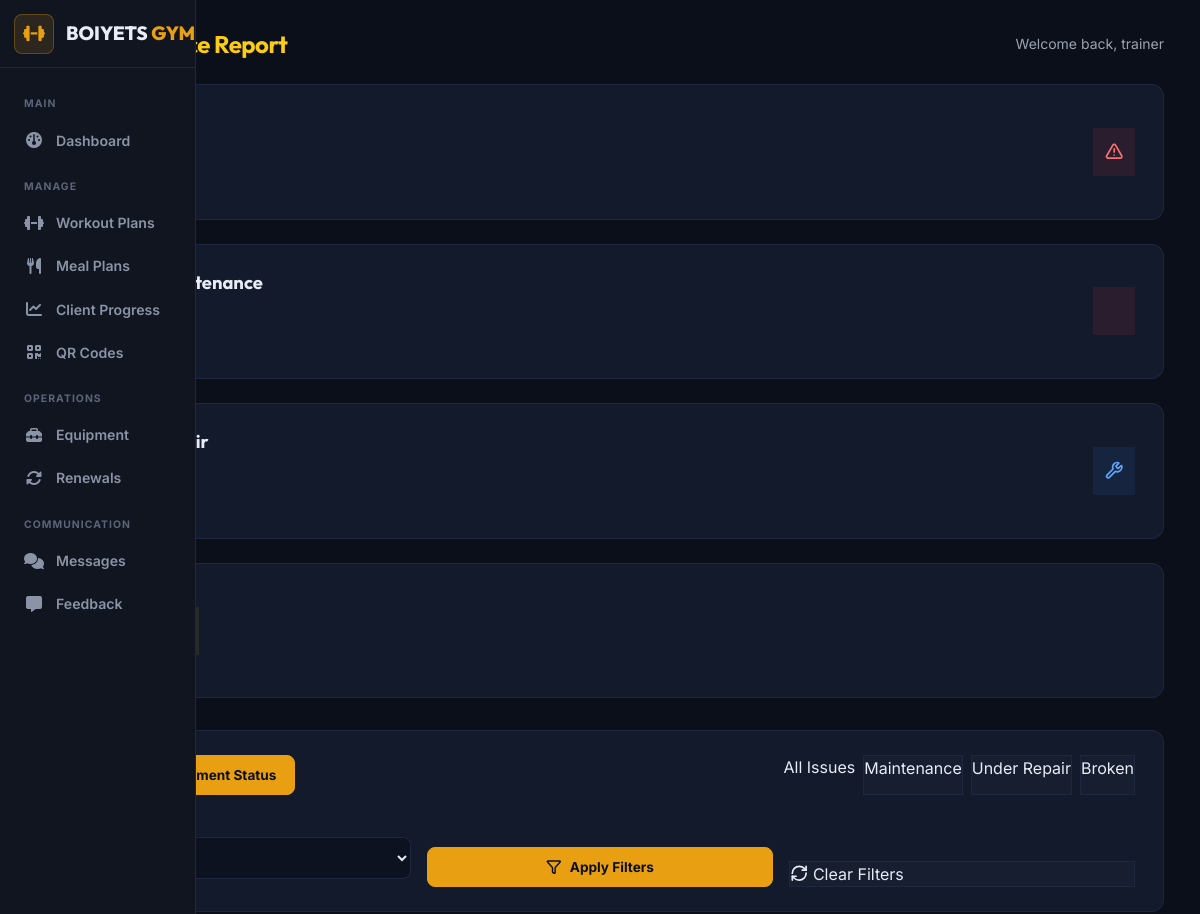
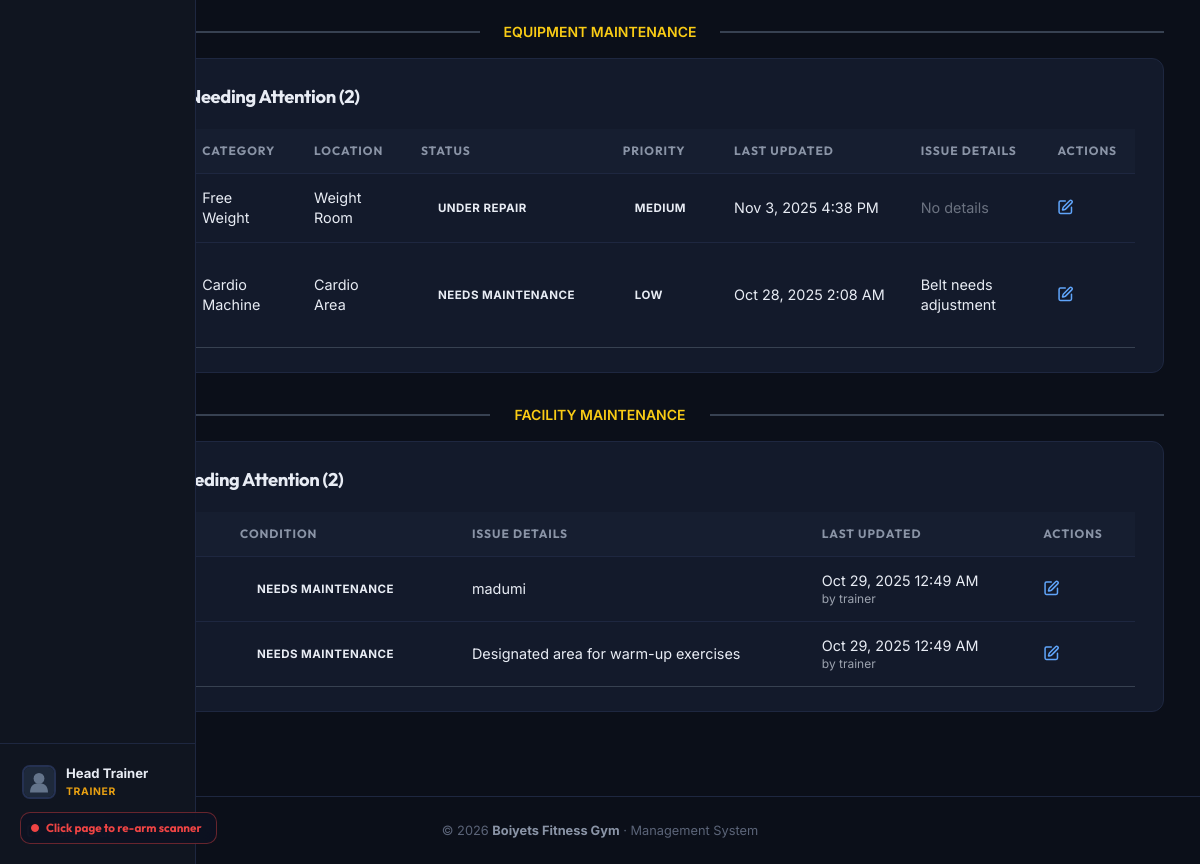
Page /trainer_maintenance_report.php (signed in) on the committed database (2 pictures, top to bottom).
### tables this page shows
CREATE TABLE `equipment` (
  `id` int(11) NOT NULL,
  `name` varchar(100) NOT NULL,
  `category` varchar(100) NOT NULL,
  `location` varchar(100) NOT NULL,
  `status` enum('Good','Needs Maintenance','Under Repair','Broken') DEFAULT 'Good',
  `date_added` datetime DEFAULT current_timestamp(),
  `last_updated` datetime DEFAULT current_timestamp() ON UPDATE current_timestamp(),
  `created_by` int(11) DEFAULT NULL,
  `notes` text DEFAULT NULL
);

CREATE TABLE `facilities` (
  `id` int(11) NOT NULL,
  `name` varchar(100) NOT NULL,
  `facility_condition` enum('Good','Needs Maintenance','Under Repair','Closed') DEFAULT 'Good',
  `notes` text DEFAULT NULL,
  `last_updated` datetime DEFAULT current_timestamp() ON UPDATE current_timestamp(),
  `updated_by` int(11) DEFAULT NULL
);

CREATE TABLE `users` (
  `id` int(11) NOT NULL,
  `username` varchar(50) NOT NULL,
  `password` varchar(255) NOT NULL,
  `role` enum('admin','trainer','client') NOT NULL,
  `full_name` varchar(100) NOT NULL,
  `email` varchar(100) NOT NULL,
  `created_at` timestamp NOT NULL DEFAULT current_timestamp(),
  `reset_token` varchar(255) DEFAULT NULL,
  `reset_expiry` datetime DEFAULT NULL,
  `last_activity` datetime DEFAULT NULL,
  `client_type` enum('walk-in','full-time') DEFAULT 'walk-in',
  `verification_token` varchar(64) DEFAULT NULL,
  `token_expiry` datetime DEFAULT NULL,
  `email_verified` tinyint(1) DEFAULT 0,
  `profile_picture` varchar(500) DEFAULT 'https://i.pravatar.cc/120',
  `deleted_at` timestamp NULL DEFAULT NULL
);

### public_html/trainer_maintenance_report.php (the view, shortened to what this page needs)
<?php
require_once __DIR__ . '/../config/config.php';
$status_filter = $_GET['status'] ?? '';
$where_conditions = ["e.status IN ('Needs Maintenance', 'Under Repair', 'Broken')"];
$params = [];
$types = "";
$where_sql = implode(" AND ", $where_conditions);
$maintenance_sql = "SELECT e.*, u.username as updated_by_name
                    FROM equipment e
                    LEFT JOIN users u ON e.created_by = u.id
                    WHERE $where_sql
                    ORDER BY e.last_updated DESC, e.name ASC";
$maintenance_stmt = $conn->prepare($maintenance_sql);
if ($maintenance_stmt && !empty($params)) {
    $maintenance_stmt->bind_param($types, ...$params);
    $maintenance_stmt->execute();
    $maintenance_result = $maintenance_stmt->get_result();
} else {
    $maintenance_result = $conn->query($maintenance_sql);
}
$facilities_sql = "SELECT f.*, u.username as updated_by_name
                   FROM facilities f
                   LEFT JOIN users u ON f.updated_by = u.id
                   WHERE f.facility_condition IN ('Needs Maintenance', 'Under Repair', 'Closed')
                   ORDER BY f.name ASC";
$facilities_result = $conn->query($facilities_sql);
$stats_sql = "SELECT
                COUNT(*) as total_issues,
                SUM(CASE WHEN status = 'Needs Maintenance' THEN 1 ELSE 0 END) as needs_maintenance,
                SUM(CASE WHEN status = 'Under Repair' THEN 1 ELSE 0 END) as under_repair,
                SUM(CASE WHEN status = 'Broken' THEN 1 ELSE 0 END) as broken
              FROM equipment
              WHERE status IN ('Needs Maintenance', 'Under Repair', 'Broken')";
$stats_result = $conn->query($stats_sql);
$stats = $stats_result->fetch_assoc();
$username = $_SESSION['username'] ?? 'Trainer';
?>
<?php
require_once __DIR__ . '/includes/header.php';
require_once __DIR__ . '/includes/nav.php';
?>
  <div class="gym-main-container">
      <div class="flex justify-between items-center mb-6">
        <h1 class="text-2xl font-bold text-yellow-400 flex items-center gap-2">
          Maintenance Report
        </h1>
        <div class="text-sm text-gray-400">
          Welcome back, <?php echo htmlspecialchars($username); ?>
        </div>
      </div>
      <div class="stats-grid mb-8">
        <div class="card expense-card">
          <div class="flex items-center justify-between">
            <div>
              <p class="card-title"><i data-lucide="alert-triangle"></i><span>Total Issues</span></p>
              <p class="card-value"><?php echo $stats['total_issues']; ?></p>
              <p class="text-xs text-gray-400">All maintenance items</p>
            </div>
            <div class="p-3 bg-red-500/10 ">
              <i data-lucide="alert-triangle" class="w-6 h-6 text-red-400"></i>
            </div>
          </div>
        </div>
        <div class="card expense-card">
          <div class="flex items-center justify-between">
            <div>
              <p class="card-title"><i data-lucide="tool"></i><span>Needs Maintenance</span></p>
              <p class="card-value"><?php echo $stats['needs_maintenance']; ?></p>
              <p class="text-xs text-gray-400">Requires attention</p>
            </div>
            <div class="p-3 bg-red-500/10 ">
              <i data-lucide="tool" class="w-6 h-6 text-red-400"></i>
            </div>
          </div>
        </div>
        <div class="card membership-card">
          <div class="flex items-center justify-between">
            <div>
              <p class="card-title"><i data-lucide="wrench"></i><span>Under Repair</span></p>
              <p class="card-value"><?php echo $stats['under_repair']; ?></p>
              <p class="text-xs text-gray-400">Being fixed</p>
            </div>
            <div class="p-3 bg-blue-500/10 ">
              <i data-lucide="wrench" class="w-6 h-6 text-blue-400"></i>
            </div>
          </div>
        </div>
        <div class="card stat-card">
          <div class="flex items-center justify-between">
            <div>
              <p class="card-title"><i data-lucide="x-circle"></i><span>Broken</span></p>
              <p class="card-value"><?php echo $stats['broken']; ?></p>
              <p class="text-xs text-gray-400">Out of service</p>
            </div>
            <div class="p-3 bg-yellow-500/10 ">
            </div>
          </div>
        </div>
      </div>
      <div class="card">
        <div class="flex flex-wrap gap-2 justify-between mb-4">
          <div class="flex gap-2">
            <a href="trainer_equipment_monitoring.php" class="button-sm gym-btn gym-btn-yellow">
              <i data-lucide="edit"></i> Update Equipment Status
            </a>
          </div>
          <div class="flex gap-2">
            <a href="?status=" class="button-sm <?php echo empty($status_filter) ? 'btn-active' : 'btn-outline'; ?>">
              All Issues
            </a>
            <a href="?status=Needs Maintenance" class="button-sm <?php echo $status_filter == 'Needs Maintenance' ? 'btn-active' : 'btn-outline'; ?>">
              Maintenance
            </a>
            <a href="?status=Under Repair" class="button-sm <?php echo $status_filter == 'Under Repair' ? 'btn-active' : 'btn-outline'; ?>">
              Under Repair
            </a>
            <a href="?status=Broken" class="button-sm <?php echo $status_filter == 'Broken' ? 'btn-active' : 'btn-outline'; ?>">
              Broken
            </a>
          </div>
        </div>
        <form method="GET" class="grid grid-cols-1 md:grid-cols-3 gap-4" id="filterForm">
          <div>
            <label class="form-label">Category</label>
            <select name="category" class="form-input">
              <option value="">All Categories</option>
            </select>
          </div>
          <div class="flex items-end">
            <button type="submit" class="button-sm gym-btn gym-btn-yellow w-full">
              <i data-lucide="filter"></i> Apply Filters
            </button>
          </div>
          <div class="flex items-end">
            <a href="trainer_maintenance_report.php" class="button-sm btn-outline w-full">
              <i data-lucide="refresh-cw"></i> Clear Filters
            </a>
          </div>
        </form>
      </div>
      <div class="flex items-center gap-2 mb-4">
        <div class="h-0.5 flex-1 bg-gray-700"></div>
        <span class="text-sm font-semibold text-yellow-400 px-4">EQUIPMENT MAINTENANCE</span>
        <div class="h-0.5 flex-1 bg-gray-700"></div>
      </div>
      <div class="card">
        <h2 class="text-lg font-semibold text-yellow-400 mb-4 flex items-center gap-2">
          Equipment Needing Attention (<?php echo $maintenance_result ? $maintenance_result->num_rows : 0; ?>)
        </h2>
        <?php if ($maintenance_result && $maintenance_result->num_rows > 0): ?>
          <div class="overflow-x-auto">
            <table class="w-full text-sm text-left text-gray-400 gym-table">
              <thead class="text-xs text-gray-400 uppercase " style="background: var(--bg-card)">
                <tr>
                  <th class="px-4 py-3">Equipment</th>
                  <th class="px-4 py-3">Category</th>
                  <th class="px-4 py-3">Location</th>
                  <th class="px-4 py-3">Status</th>
                  <th class="px-4 py-3">Priority</th>
                  <th class="px-4 py-3">Last Updated</th>
                  <th class="px-4 py-3">Issue Details</th>
                  <th class="px-4 py-3">Actions</th>
                </tr>
              </thead>
              <tbody>
                <?php while($equipment = $maintenance_result->fetch_assoc()): ?>
                <tr class="border-b border-gray-700 hover:" style="background: var(--bg-card)">
                  <td class="px-4 py-3">
                    <div class="font-medium "><?php echo htmlspecialchars($equipment['name']); ?></div>
                    <?php if (!empty($equipment['notes'])): ?>
                      <div class="text-xs text-gray-400 mt-1"><?php echo htmlspecialchars($equipment['notes']); ?></div>
                    <?php endif; ?>
                  </td>
                  <td class="px-4 py-3"><?php echo htmlspecialchars($equipment['category']); ?></td>
                  <td class="px-4 py-3"><?php echo htmlspecialchars($equipment['location']); ?></td>
                  <td class="px-4 py-3">
                    <?php
                      $status_class = '';
                      switch($equipment['status']) {
                        case 'Needs Maintenance': $status_class = 'badge-needs-maintenance'; break;
                        case 'Under Repair': $status_class = 'badge-under-repair'; break;
                      }
                    ?>
                    <span class="badge <?php echo $status_class; ?>">
                      <?php echo htmlspecialchars($equipment['status']); ?>
                    </span>
                  </td>
                  <td class="px-4 py-3">
                    <?php
                      $priority = '';
                      $priority_class = '';
                      if ($equipment['status'] == 'Broken') {
                        $priority = 'High';
                        $priority_class = 'badge-broken';
                      } elseif ($equipment['status'] == 'Under Repair') {
                        $priority = 'Medium';
                        $priority_class = 'badge-under-repair';
                      } else {
                        $priority = 'Low';
                        $priority_class = 'badge-needs-maintenance';
                      }
                    ?>
                    <span class="badge <?php echo $priority_class; ?>">
                      <?php echo $priority; ?>
                    </span>
                  </td>
                  <td class="px-4 py-3 whitespace-nowrap">
                    <?php echo date('M j, Y g:i A', strtotime($equipment['last_updated'])); ?>
                  </td>
                  <td class="px-4 py-3">
                    <?php echo $equipment['notes'] ? htmlspecialchars($equipment['notes']) : '<span class="text-gray-500">No details</span>'; ?>
                  </td>
                  <td class="px-4 py-3">
                    <a href="trainer_equipment_monitoring.php?tab=equipment" class="text-blue-400 hover:text-blue-300 transition-colors" title="Update Status">
                      <i data-lucide="edit" class="w-4 h-4"></i>
                    </a>
                  </td>
                </tr>
                <?php endwhile; ?>
              </tbody>
            </table>
          </div>
        <?php endif; ?>
      </div>
      <div class="flex items-center gap-2 mb-4 mt-8">
        <div class="h-0.5 flex-1 bg-gray-700"></div>
        <span class="text-sm font-semibold text-yellow-400 px-4">FACILITY MAINTENANCE</span>
        <div class="h-0.5 flex-1 bg-gray-700"></div>
      </div>
      <div class="card">
        <h2 class="text-lg font-semibold text-yellow-400 mb-4 flex items-center gap-2">
          Facilities Needing Attention (<?php echo $facilities_result ? $facilities_result->num_rows : 0; ?>)
        </h2>
        <?php if ($facilities_result && $facilities_result->num_rows > 0): ?>
          <div class="overflow-x-auto">
            <table class="w-full text-sm text-left text-gray-400 gym-table">
              <thead class="text-xs text-gray-400 uppercase " style="background: var(--bg-card)">
                <tr>
                  <th class="px-4 py-3">Facility</th>
                  <th class="px-4 py-3">Condition</th>
                  <th class="px-4 py-3">Issue Details</th>
                  <th class="px-4 py-3">Last Updated</th>
                  <th class="px-4 py-3">Actions</th>
                </tr>
              </thead>
              <tbody>
                <?php while($facility = $facilities_result->fetch_assoc()): ?>
                <tr class="border-b border-gray-700 hover:" style="background: var(--bg-card)">
                  <td class="px-4 py-3 font-medium "><?php echo htmlspecialchars($facility['name']); ?></td>
                  <td class="px-4 py-3">
                    <?php
                      $condition_class = '';
                      switch($facility['facility_condition']) {
                        case 'Needs Maintenance': $condition_class = 'badge-needs-maintenance'; break;
                      }
                    ?>
                    <span class="badge <?php echo $condition_class; ?>">
                      <?php echo htmlspecialchars($facility['facility_condition']); ?>
                    </span>
                  </td>
                  <td class="px-4 py-3">
                    <?php echo !empty($facility['notes']) ? htmlspecialchars($facility['notes']) : '<span class="text-gray-500">No details</span>'; ?>
                  </td>
                  <td class="px-4 py-3 whitespace-nowrap">
                    <?php echo date('M j, Y g:i A', strtotime($facility['last_updated'])); ?>
                    <?php if (!empty($facility['updated_by_name'])): ?>
                      <div class="text-xs text-gray-400">by <?php echo htmlspecialchars($facility['updated_by_name']); ?></div>
                    <?php endif; ?>
                  </td>
                  <td class="px-4 py-3">
                    <a href="trainer_equipment_monitoring.php?tab=facilities" class="text-blue-400 hover:text-blue-300 transition-colors" title="Update Condition">
                      <i data-lucide="edit" class="w-4 h-4"></i>
                    </a>
                  </td>
                </tr>
                <?php endwhile; ?>
              </tbody>
            </table>
          </div>
        <?php endif; ?>
      </div>
</div>
<?php require_once __DIR__ . '/includes/footer.php'; ?>

### rows in the picture
equipment: category "Free Weight", location "Weight Room", status "UNDER REPAIR", status "MEDIUM", last_updated "Nov 3, 2025 4:38 PM", notes "No details"
equipment: category "Cardio Machine", location "Cardio Area", status "NEEDS MAINTENANCE", status "LOW", last_updated "Oct 28, 2025 2:08 AM", notes "Belt needs adjustment"
facilities: facility_condition "NEEDS MAINTENANCE", notes "madumi", last_updated "Oct 29, 2025 12:49 AM", updated_by.username "trainer"
facilities: facility_condition "NEEDS MAINTENANCE", notes "Designated area for warm-up exercises", last_updated "Oct 29, 2025 12:49 AM", updated_by.username "trainer"

### other values in the picture
$user_name "Head Trainer"
$user_role "TRAINER"
$username "trainer"
$maintenance_result->num_rows "2"
$facilities_result->num_rows "2"
